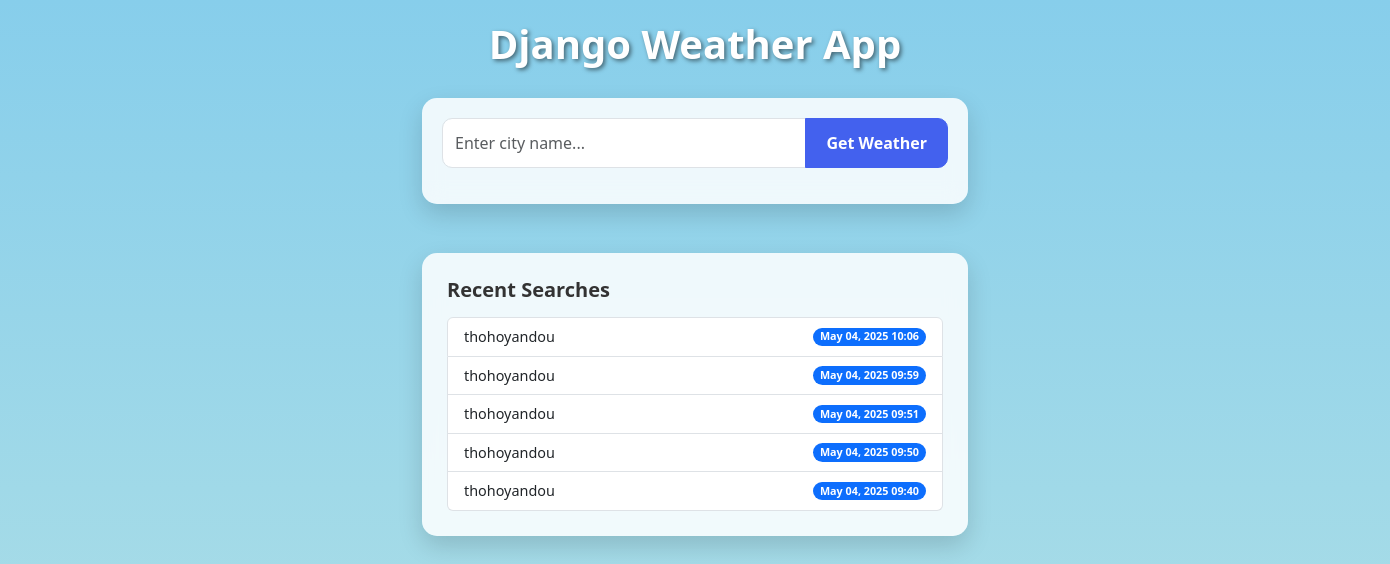
The page / on the database its author committed.
### weatherapp/models.py (models this page shows, shortened)
class City(models.Model):
    name = models.CharField(max_length=100)
    searched_at = models.DateTimeField(default=timezone.now)
    class Meta:
        verbose_name_plural = 'cities'

### weatherapp/views.py (the view, shortened to what this page needs)
# urls.py: path('', views.index, name='index'),
def index(request):
    form = CityForm()
    weather_data = None
    error_message = None
    forecast_data = None  # Add this line
    api_key = getattr(settings, 'OPENWEATHERMAP_API_KEY', None)
    recent_searches = City.objects.order_by('-searched_at')[:5]
    context = {
        'form': form,
        'weather_data': weather_data,
        'error_message': error_message,
        'recent_searches': recent_searches,
        'forecast_data': forecast_data  # Add this line
    }
    return render(request, 'weatherapp/index.html', context)

### weatherapp/forms.py
class CityForm(forms.Form):
    city = forms.CharField(
        label='City Name',
        max_length=100,
        widget=forms.TextInput(attrs={
            'class': 'form-control',
            'placeholder': 'Enter city name...',
        })
    )

### weatherapp/templates/weatherapp/index.html (shortened to what this page needs)
<!DOCTYPE html>
<html lang="en">
<head>
    <link href="https://cdn.jsdelivr.net/npm/bootstrap@5.3.0/dist/css/bootstrap.min.css" rel="stylesheet">
</head>
<body>
    <div class="container">
        <h1 class="text-center app-title">Django Weather App</h1>
        <div class="row justify-content-center mb-4">
            <div class="col-md-6">
                <div class="weather-card search-box">
                    <form method="post">
                        <div class="input-group mb-3">
                            {{ form.city }}
                            <button class="btn btn-primary" type="submit">Get Weather</button>
                        </div>
                    </form>
                </div>
            </div>
        </div>
        <div class="row justify-content-center">
            <div class="col-md-6">
                <div class="weather-card search-history">
                    <h5 class="forecast-title">Recent Searches</h5>
                    <ul class="list-group">
                        {% for city in recent_searches %}
                        <li class="list-group-item d-flex justify-content-between align-items-center">
                            {{ city.name }}
                            <span class="badge bg-primary rounded-pill">{{ city.searched_at|date:"M d, Y H:i" }}</span>
                        </li>
                        {% empty %}
                        <li class="list-group-item">No recent searches</li>
                        {% endfor %}
                    </ul>
                </div>
            </div>
        </div>
    </div>
</body>
</html>

### weatherapp/templates/weatherapp/index.html (style rules this page uses)
body { margin: 0; padding: 0; min-height: 100vh; font-family: 'Segoe UI', Tahoma, Geneva, Verdana, sans-serif; overflow-x: hidden; position: relative; }
.container { position: relative; padding-top: 20px; z-index: 1; }
.app-title { color: #fff; text-shadow: 2px 2px 4px rgba(0, 0, 0, 0.5); margin-bottom: 30px; font-weight: 700; }
.weather-card { border-radius: 15px; box-shadow: 0 10px 25px rgba(0, 0, 0, 0.15); padding: 25px; margin-bottom: 25px; background-color: rgba(255, 255, 255, 0.85); backdrop-filter: blur(10px); transition: transform 0.3s, box-shadow 0.3s; }
.search-box { padding: 20px; }
.search-history { font-size: 0.9rem; }
.forecast-title { font-weight: 600; margin-bottom: 15px; color: #333; }
input.form-control { padding: 12px; border-radius: 10px 0 0 10px; }
.btn-primary { background-color: #4361ee; border-color: #4361ee; border-radius: 0 10px 10px 0; padding: 12px 20px; font-weight: 600; transition: background-color 0.3s; }

### rows shown on the page
City: name "thohoyandou", searched_at "May 04, 2025 10:06"
City: name "thohoyandou", searched_at "May 04, 2025 09:59"
City: name "thohoyandou", searched_at "May 04, 2025 09:51"
City: name "thohoyandou", searched_at "May 04, 2025 09:50"
City: name "thohoyandou", searched_at "May 04, 2025 09:40"
